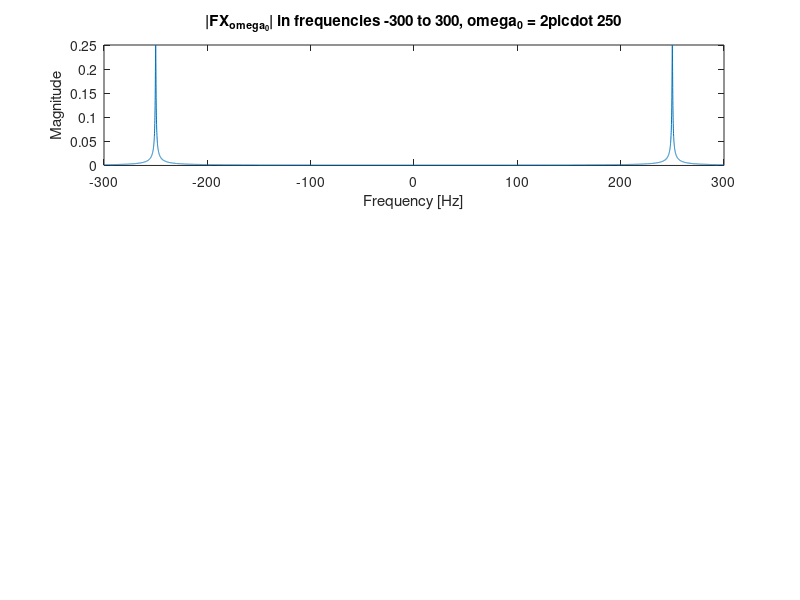

Source code (MATLAB):
% Students:
%  Itay Levi - 203192216 
%  Hagai Kariti - 301781613

%% Clear all
clear all;
close all;
clc
%% Q1
% define fourier transform for X
w0 = 2*pi*250;
X_fourier = @(w) w0./(w0^2 + (j.*w + 2).^2);
% calculate it for given interval
f_space = linspace(-300, 300, 10000);
X_f_abs = abs(X_fourier(2*pi*f_space));
% plot it
figure(1);
subplot(3, 1, 1);
plot(f_space, X_f_abs);
title("|F\{X_{\omega_0}\}| in frequencies -300 to 300, \omega_0 = 2\pi\cdot 250");
xlabel("Frequency [Hz]");
ylabel("Magnitude");